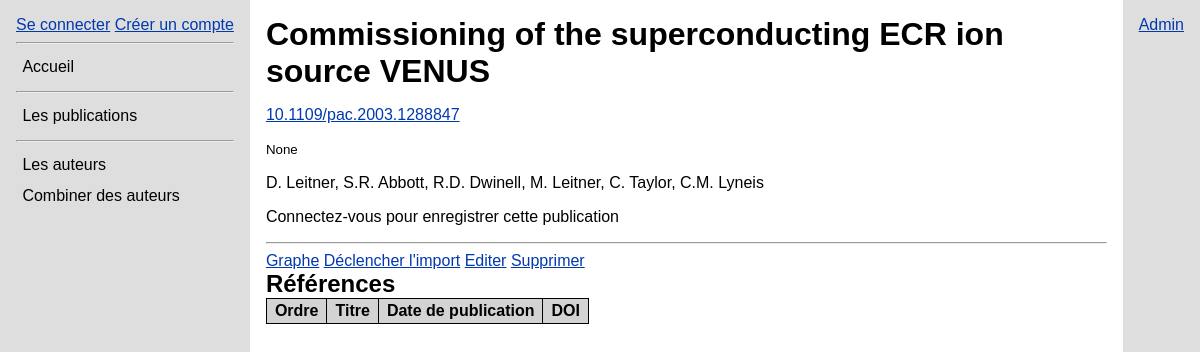
Before: /publication/107/ with the older database file.
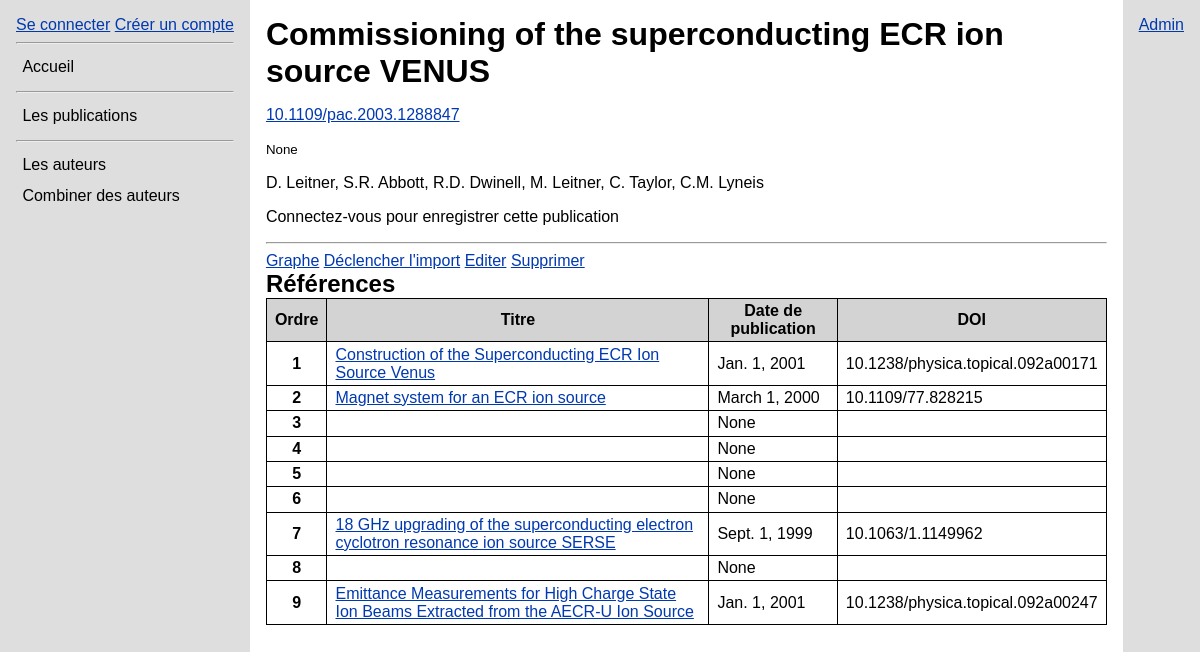
After: the same page with the newer database file.
### references/models.py (models this page shows, shortened)
class AuthorPublication(models.Model):
    publication = models.ForeignKey("Publication", on_delete=models.CASCADE)
    author = models.ForeignKey("Author", on_delete=models.CASCADE)
    order = models.PositiveIntegerField()
    class Meta:
        unique_together = ('publication', 'author')
        ordering = ['order']

class Author(models.Model):
    first_name = models.CharField(max_length=100, blank=True, null=True)
    last_name = models.CharField(max_length=100, blank=True, null=True)
    orcid = models.CharField(max_length=50, blank=True, null=True)
    def __str__(self):
        return f"{self.first_name or ''} {self.last_name or ''}".strip()

class PublicationReference(models.Model):
    source = models.ForeignKey(
        "Publication",
        related_name="outgoing_references",
        on_delete=models.CASCADE
    )
    target = models.ForeignKey(
        "Publication",
        related_name="incoming_references",
        on_delete=models.CASCADE
    )
    ref_key = models.PositiveIntegerField()
    class Meta:
        unique_together = ("source", "target")
        ordering = ["ref_key"]

class Publication(models.Model):
    doi = models.CharField(max_length=100, blank=True)
    crossref_json = models.JSONField(blank=True, null=True)
    title = models.CharField(max_length=300, null=True, blank=True)
    publication_date = models.DateField(null=True, blank=True)
    authors = models.ManyToManyField(
        "Author",
        through="AuthorPublication",
        related_name="publications",
        blank=True
    )
    references = models.ManyToManyField(
        "self",
        through="PublicationReference",
        symmetrical=False,
        related_name="cited_by",
    )
    parse_references = models.BooleanField(default=True)
    date_created = models.DateTimeField(auto_now_add=True)
    date_updated = models.DateTimeField(auto_now=True)

### references/views.py (the view)
# urls.py: path('publication/<int:pk>/', PublicationDetailView.as_view(), name='publication_detail'),
class PublicationDetailView(DetailView):
    model = Publication
    def get_context_data(self, **kwargs):
        context = super().get_context_data(**kwargs)
        pub = self.get_object()
        user = self.request.user
        if user.is_authenticated:
            context['belongs_to_user'] = pub.userpublication_set.filter(user=user).exists()
        else:
            context['belongs_to_user'] = False
        return context

### references/templates/references/publication_detail.html
{% extends 'references/base.html' %}
{% block content %}
    <h1>{{ publication.title }}</h1>
    <p><a href="{% url 'publication_crossref' publication.pk %}" target="_blank">{{ publication.doi }}</a></p>
    <p><small>{{ publication.publication_date }}</small></p>
    <p>
        {% for ap in publication.authorpublication_set.all %}
            {{ ap.author }}{% if not forloop.last %}, {% endif %}
        {% endfor %}
    </p>
    {% if user.is_authenticated %}
        {% if belongs_to_user %}
            <a href="{% url 'remove_publication_from_my_refs' publication.pk %}">Retirer de mes références</a>
        {% else %}
            <a href="{% url 'add_publication_to_my_refs' publication.pk %}">Ajouter à mes références</a>
        {% endif %}
    {% else %}
        <p>Connectez-vous pour enregistrer cette publication</p>
    {% endif %}
    <hr>
    <a href="{% url 'publication_graph' publication.pk %}">Graphe</a>
    <a href="{% url 'publication_trigger_import' publication.pk %}">Déclencher l'import</a>
    <a href="{% url 'publication_edit' publication.pk %}">Editer</a>
    <a href="{% url 'publication_delete' publication.pk %}">Supprimer</a>
    <h2>Références</h2>
    <table>
        <thead>
            <tr>
                <th scope="col">Ordre</th>
                <th scope="col">Titre</th>
                <th scope="col">Date de publication</th>
                <th scope="col">DOI</th>
            </tr>
        </thead>
        <tbody>
            {% for ref in publication.outgoing_references.all %}
                <tr>
                    <th scope="row">{{ ref.ref_key }}</th>
                    <td><a href="{% url 'publication_detail' ref.target.pk %}">{{ ref.target.title }}</a></td>
                    <td>{{ ref.target.publication_date }}</td>
                    <td>{{ ref.target.doi }}</td>
                </tr>
            {% endfor %}
        </tbody>
    </table>
{% endblock %}

Changed rows visible on the page:
added PublicationReference: ref_key "1", target "Construction of the Superconducting ECR Ion Source Venus", target.publication_date "Jan. 1, 2001", target.doi "10.1238/physica.topical.092a00171"
added PublicationReference: ref_key "2", target "Magnet system for an ECR ion source", target.publication_date "March 1, 2000", target.doi "10.1109/77.828215"
added PublicationReference: ref_key "3", target.publication_date "None"
added PublicationReference: ref_key "4", target.publication_date "None"
added PublicationReference: ref_key "5", target.publication_date "None"
added PublicationReference: ref_key "6", target.publication_date "None"
added PublicationReference: ref_key "7", target "18 GHz upgrading of the superconducting electron cyclotron resonance ion source SERSE", target.publication_date "Sept. 1, 1999", target.doi "10.1063/1.1149962"
added PublicationReference: ref_key "8", target.publication_date "None"
added PublicationReference: ref_key "9", target "Emittance Measurements for High Charge State Ion Beams Extracted from the AECR-U Ion Source", target.publication_date "Jan. 1, 2001", target.doi "10.1238/physica.topical.092a00247"
